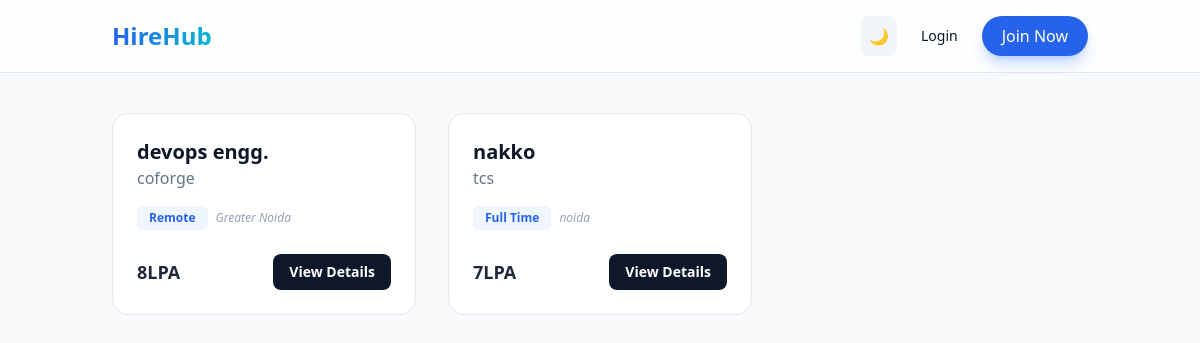
The page / on the database its author committed.
### jobs/models.py (models this page shows, shortened)
class Job(models.Model):
    JOB_TYPE_CHOICES = [
        ('Full Time', 'Full Time'),
        ('Part Time', 'Part Time'),
        ('Remote', 'Remote'),
        ('Freelance', 'Freelance'),
    ]
    user = models.ForeignKey(settings.AUTH_USER_MODEL, on_delete=models.CASCADE, related_name='jobs')
    title = models.CharField(max_length=255)
    company_name = models.CharField(max_length=255)
    location = models.CharField(max_length=255)
    job_type = models.CharField(max_length=50, choices=JOB_TYPE_CHOICES)
    salary_range = models.CharField(max_length=100, blank=True, help_text="e.g. 5LPA - 8LPA")
    description = models.TextField()
    requirements = models.TextField(help_text="Har requirement ko nayi line mein likhein")
    created_at = models.DateTimeField(auto_now_add=True)
    is_active = models.BooleanField(default=True)

### jobs/views.py (the view)
# urls.py: path('', job_views.home, name='home'),
def home(request):
    jobs = Job.objects.all().order_by('-created_at')
    return render(request, 'home.html', {'jobs': jobs})

### templates/home.html (shortened to what this page needs)
{% extends 'base.html' %}
{% block content %}
<div class="grid grid-cols-1 md:grid-cols-2 lg:grid-cols-3 gap-8">
    {% for job in jobs %}
    <div data-aos="fade-up" data-aos-delay="{{ forloop.counter }}0"
         class="group relative bg-white dark:bg-slate-800 p-6 rounded-2xl border border-slate-200 dark:border-slate-700 hover:border-blue-500 dark:hover:border-blue-400 transition-all duration-300 hover:shadow-[0_0_30px_-10px_rgba(59,130,246,0.5)]">
        <div class="relative z-10">
            <h3 class="text-xl font-bold dark:text-white group-hover:text-blue-600 transition-colors">{{ job.title }}</h3>
            <p class="text-slate-500 dark:text-slate-400 mb-4">{{ job.company_name }}</p>
            <div class="flex items-center gap-2 mb-4">
                <span class="px-3 py-1 text-xs font-semibold rounded-md bg-blue-50 dark:bg-blue-900/30 text-blue-600 dark:text-blue-400">
                    {{ job.job_type }}
                </span>
                <span class="text-xs text-slate-400 italic">{{ job.location }}</span>
            </div>
            <div class="flex justify-between items-center mt-6">
                <span class="text-lg font-bold text-slate-800 dark:text-slate-100">{{ job.salary_range }}</span>
                <a href="{% url 'job_detail' job.pk %}" class="bg-slate-900 dark:bg-white text-white dark:text-slate-900 px-4 py-2 rounded-lg text-sm font-bold group-hover:bg-blue-600 group-hover:text-white transition-all">
                    View Details
                </a>
            </div>
        </div>
    </div>
    {% endfor %}
</div>
{% endblock %}

### templates/base.html (style rules this page uses)
body { overflow-x: hidden; width: 100%; }

### rows shown on the page
Job: title "devops engg.", company_name "coforge", job_type "Remote", location "Greater Noida", salary_range "8LPA"
Job: title "nakko", company_name "tcs", job_type "Full Time", location "noida", salary_range "7LPA"
